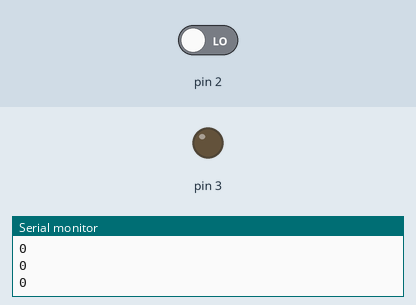
This sketch was run on a simulated Arduino Uno, built with avr-gcc and run on an emulated ATmega328P. On the bench: output pins drawn as LEDs (lit = HIGH), the last lines printed to the serial monitor. Inputs (shaded band) come from the test bench; at power-on: pin 2 LOW.

Above: at 1.2 s.
1.3 s: pin 2 driven HIGH
At 2.1 s:
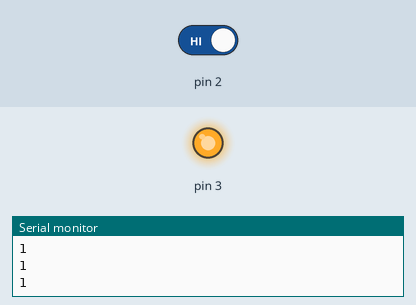
2.8 s: pin 2 driven LOW
At 3.4 s:
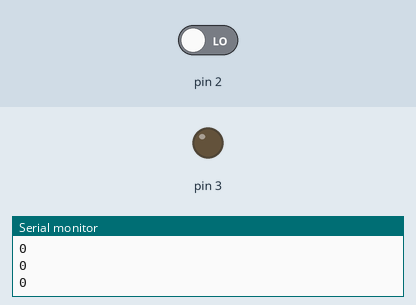
Timing chart, 0 to 5.8 s (numbered marks = the images above; inputs shaded):
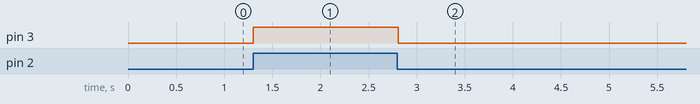

The sketch:

codigo.ino
```cpp
// C++ code
//
void setup()
{
  pinMode(2,INPUT);
    pinMode(3,OUTPUT);
    Serial.begin(9600);
}

void loop()
{
    bool botao = digitalRead(2);
    digitalWrite(3,botao);
    delay(10);
    Serial.println(botao);
}
```

Measured:
- after the input at 1.3 s, pin 3: LOW → HIGH at once
- after the input at 2.8 s, pin 3: HIGH → LOW at once
